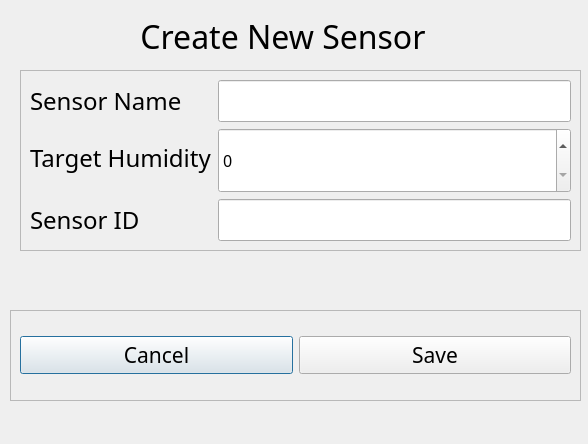
<?xml version="1.0" encoding="UTF-8"?>
<ui version="4.0">
 <class>Dialog</class>
 <widget class="QDialog" name="Dialog">
  <property name="geometry">
   <rect>
    <x>0</x>
    <y>0</y>
    <width>588</width>
    <height>444</height>
   </rect>
  </property>
  <property name="windowTitle">
   <string>Dialog</string>
  </property>
  <widget class="QLabel" name="label">
   <property name="geometry">
    <rect>
     <x>110</x>
     <y>10</y>
     <width>346</width>
     <height>52</height>
    </rect>
   </property>
   <property name="sizePolicy">
    <sizepolicy hsizetype="Preferred" vsizetype="Fixed">
     <horstretch>0</horstretch>
     <verstretch>0</verstretch>
    </sizepolicy>
   </property>
   <property name="font">
    <font>
     <family>Microsoft YaHei UI Light</family>
     <pointsize>24</pointsize>
    </font>
   </property>
   <property name="text">
    <string>Create New Sensor</string>
   </property>
   <property name="alignment">
    <set>Qt::AlignCenter</set>
   </property>
  </widget>
  <widget class="QFrame" name="frame">
   <property name="geometry">
    <rect>
     <x>20</x>
     <y>70</y>
     <width>561</width>
     <height>181</height>
    </rect>
   </property>
   <property name="sizePolicy">
    <sizepolicy hsizetype="Preferred" vsizetype="Preferred">
     <horstretch>0</horstretch>
     <verstretch>10</verstretch>
    </sizepolicy>
   </property>
   <property name="font">
    <font>
     <family>Microsoft YaHei UI Light</family>
     <pointsize>18</pointsize>
    </font>
   </property>
   <property name="frameShape">
    <enum>QFrame::StyledPanel</enum>
   </property>
   <property name="frameShadow">
    <enum>QFrame::Raised</enum>
   </property>
   <layout class="QFormLayout" name="formLayout">
    <item row="1" column="1">
     <widget class="QLineEdit" name="newSensorName">
      <property name="alignment">
       <set>Qt::AlignCenter</set>
      </property>
     </widget>
    </item>
    <item row="2" column="0">
     <widget class="QLabel" name="label_6">
      <property name="sizePolicy">
       <sizepolicy hsizetype="Preferred" vsizetype="Preferred">
        <horstretch>0</horstretch>
        <verstretch>10</verstretch>
       </sizepolicy>
      </property>
      <property name="font">
       <font>
        <family>Microsoft YaHei UI Light</family>
        <pointsize>18</pointsize>
       </font>
      </property>
      <property name="text">
       <string>Target Humidity</string>
      </property>
     </widget>
    </item>
    <item row="1" column="0">
     <widget class="QLabel" name="label_5">
      <property name="font">
       <font>
        <family>Microsoft YaHei UI Light</family>
        <pointsize>18</pointsize>
       </font>
      </property>
      <property name="text">
       <string>Sensor Name</string>
      </property>
     </widget>
    </item>
    <item row="3" column="0">
     <widget class="QLabel" name="label_7">
      <property name="sizePolicy">
       <sizepolicy hsizetype="Preferred" vsizetype="Preferred">
        <horstretch>0</horstretch>
        <verstretch>10</verstretch>
       </sizepolicy>
      </property>
      <property name="font">
       <font>
        <family>Microsoft YaHei UI Light</family>
        <pointsize>18</pointsize>
       </font>
      </property>
      <property name="text">
       <string>Sensor ID</string>
      </property>
     </widget>
    </item>
    <item row="3" column="1">
     <widget class="QLineEdit" name="newSensorID">
      <property name="text">
       <string/>
      </property>
      <property name="alignment">
       <set>Qt::AlignCenter</set>
      </property>
     </widget>
    </item>
    <item row="2" column="1">
     <widget class="QSpinBox" name="targetHumiditySpinBox">
      <property name="sizePolicy">
       <sizepolicy hsizetype="Minimum" vsizetype="Expanding">
        <horstretch>0</horstretch>
        <verstretch>0</verstretch>
       </sizepolicy>
      </property>
      <property name="font">
       <font>
        <pointsize>12</pointsize>
       </font>
      </property>
     </widget>
    </item>
   </layout>
  </widget>
  <widget class="QFrame" name="frame_2">
   <property name="geometry">
    <rect>
     <x>10</x>
     <y>310</y>
     <width>571</width>
     <height>91</height>
    </rect>
   </property>
   <property name="frameShape">
    <enum>QFrame::StyledPanel</enum>
   </property>
   <property name="frameShadow">
    <enum>QFrame::Raised</enum>
   </property>
   <layout class="QHBoxLayout" name="horizontalLayout">
    <item>
     <widget class="QPushButton" name="createSensorCancel">
      <property name="font">
       <font>
        <family>Microsoft YaHei UI Light</family>
        <pointsize>16</pointsize>
       </font>
      </property>
      <property name="text">
       <string>Cancel</string>
      </property>
     </widget>
    </item>
    <item>
     <widget class="QPushButton" name="createSensorSave">
      <property name="font">
       <font>
        <family>Microsoft YaHei UI Light</family>
        <pointsize>16</pointsize>
       </font>
      </property>
      <property name="text">
       <string>Save</string>
      </property>
     </widget>
    </item>
   </layout>
  </widget>
 </widget>
 <resources/>
 <connections/>
</ui>
